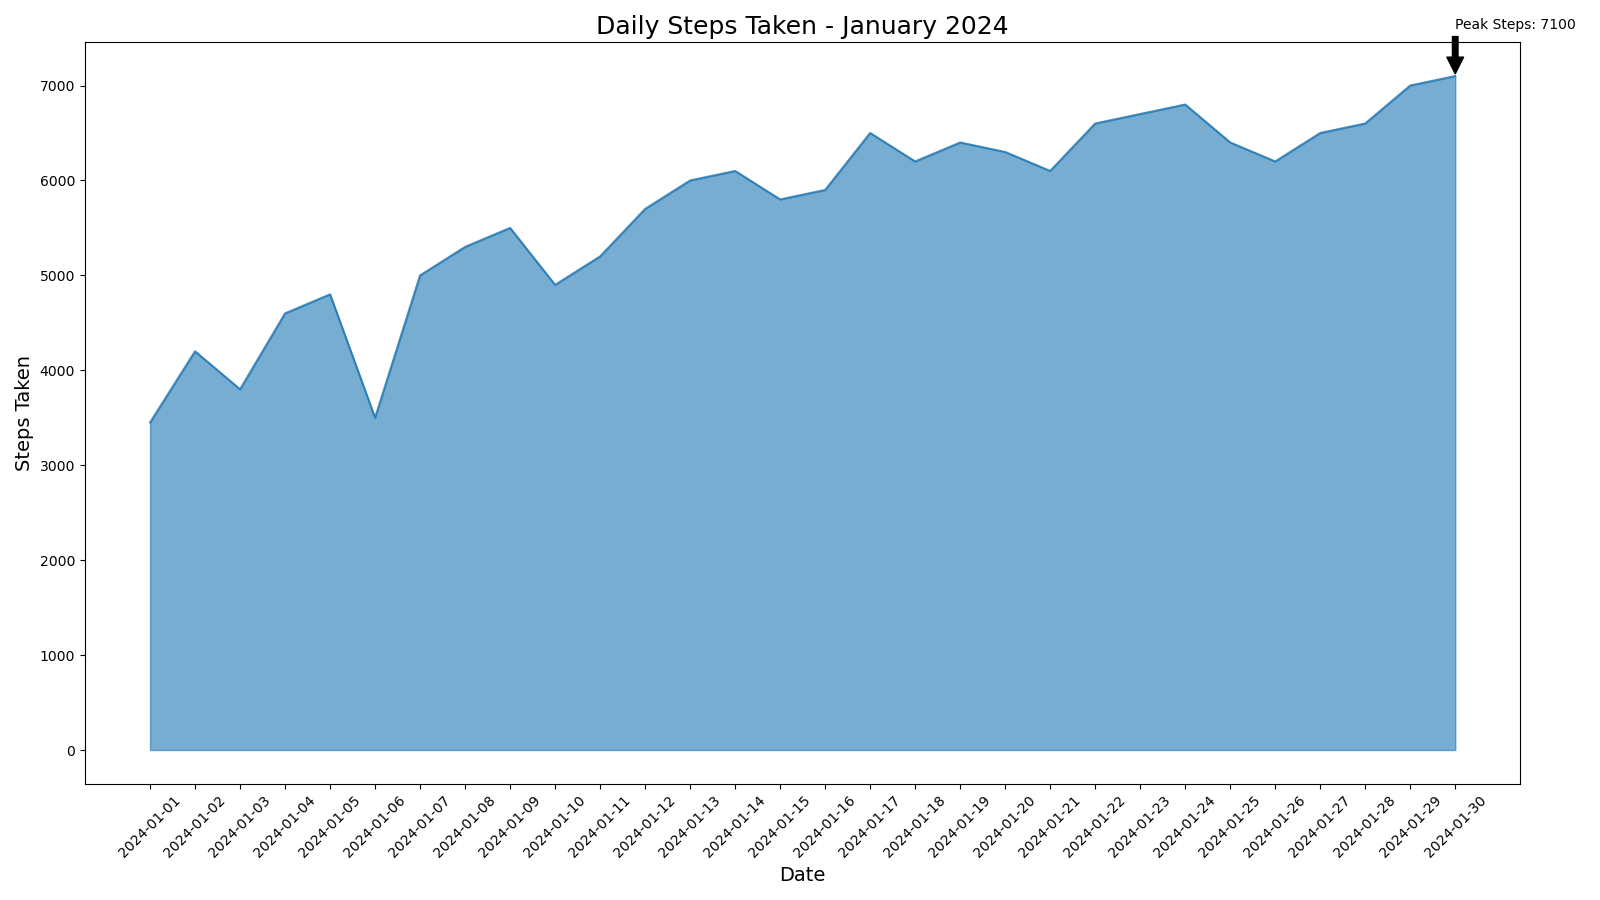

Generate this figure with Python:

import matplotlib.pyplot as plt
import pandas as pd

# Data
data = {
    'Date': ['2024-01-01', '2024-01-02', '2024-01-03', '2024-01-04', '2024-01-05', '2024-01-06', 
             '2024-01-07', '2024-01-08', '2024-01-09', '2024-01-10', '2024-01-11', '2024-01-12', 
             '2024-01-13', '2024-01-14', '2024-01-15', '2024-01-16', '2024-01-17', '2024-01-18', 
             '2024-01-19', '2024-01-20', '2024-01-21', '2024-01-22', '2024-01-23', '2024-01-24', 
             '2024-01-25', '2024-01-26', '2024-01-27', '2024-01-28', '2024-01-29', '2024-01-30'],
    'Steps Taken': [3450, 4200, 3800, 4600, 4800, 3500, 5000, 5300, 5500, 4900, 
                    5200, 5700, 6000, 6100, 5800, 5900, 6500, 6200, 6400, 6300, 
                    6100, 6600, 6700, 6800, 6400, 6200, 6500, 6600, 7000, 7100]
}

df = pd.DataFrame(data)

# Plot
plt.figure(figsize=(16, 9))
plt.fill_between(df['Date'], df['Steps Taken'], color='#1f77b4', alpha=0.6)
plt.plot(df['Date'], df['Steps Taken'], color='#1f77b4', alpha=0.8)

# Annotation
max_date = df[df['Steps Taken'] == df['Steps Taken'].max()]['Date'].values[0]
max_value = df['Steps Taken'].max()
plt.annotate(f'Peak Steps: {max_value}', xy=(max_date, max_value), xytext=(max_date, max_value + 500),
             arrowprops=dict(facecolor='black', shrink=0.05))

# Title and labels
plt.title('Daily Steps Taken - January 2024', fontsize=18)
plt.xlabel('Date', fontsize=14)
plt.ylabel('Steps Taken', fontsize=14)

# Rotate x-ticks for better readability
plt.xticks(rotation=45)

plt.tight_layout()
plt.show()
